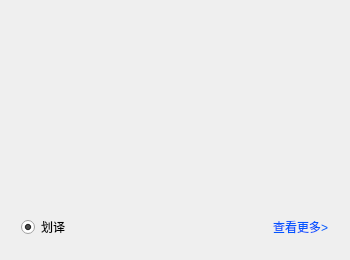
<?xml version="1.0" encoding="UTF-8"?>
<ui version="4.0">
 <class>FloatWindow</class>
 <widget class="QWidget" name="FloatWindow">
  <property name="geometry">
   <rect>
    <x>0</x>
    <y>0</y>
    <width>350</width>
    <height>260</height>
   </rect>
  </property>
  <property name="windowTitle">
   <string>FloatWindow</string>
  </property>
  <property name="styleSheet">
   <string notr="true">QTextBrowser {background-color: transparent; border: 0;} QScrollBar:vertical {background: transparent; width: 6px; margin: 0;} QScrollBar::handle:vertical {background: rgb(224, 224, 224); min-height: 30px; border-radius: 3px;} QScrollBar::sub-line:vertical {height: 0; subcontrol-position: top;} QScrollBar::add-line:vertical {height: 0; subcontrol-position: bottom;} QScrollBar:horizontal {background: transparent; height: 6px; margin: 0;} QScrollBar::handle:horizontal {background: rgb(224, 224, 224); min-width: 30px; border-radius: 3px;} QScrollBar::sub-line:horizontal {width: 0; subcontrol-position: left;} QScrollBar::add-line:horizontal {width: 0; subcontrol-position: right;}</string>
  </property>
  <layout class="QVBoxLayout" name="verticalLayout_2">
   <item>
    <layout class="QVBoxLayout" name="verticalLayout">
     <property name="spacing">
      <number>0</number>
     </property>
     <property name="leftMargin">
      <number>10</number>
     </property>
     <property name="topMargin">
      <number>10</number>
     </property>
     <property name="rightMargin">
      <number>10</number>
     </property>
     <property name="bottomMargin">
      <number>10</number>
     </property>
     <item>
      <widget class="QTextBrowser" name="textBrowser">
       <property name="maximumSize">
        <size>
         <width>320</width>
         <height>40</height>
        </size>
       </property>
       <property name="lineWrapMode">
        <enum>QTextEdit::NoWrap</enum>
       </property>
      </widget>
     </item>
     <item>
      <widget class="QTextBrowser" name="textBrowser_2">
       <property name="openLinks">
        <bool>false</bool>
       </property>
      </widget>
     </item>
     <item>
      <layout class="QHBoxLayout" name="horizontalLayout">
       <item>
        <widget class="QRadioButton" name="radioButton">
         <property name="text">
          <string>划译</string>
         </property>
         <property name="checked">
          <bool>true</bool>
         </property>
        </widget>
       </item>
       <item>
        <spacer name="horizontalSpacer">
         <property name="orientation">
          <enum>Qt::Horizontal</enum>
         </property>
         <property name="sizeHint" stdset="0">
          <size>
           <width>40</width>
           <height>20</height>
          </size>
         </property>
        </spacer>
       </item>
       <item>
        <widget class="QPushButton" name="pushButton">
         <property name="styleSheet">
          <string notr="true">QPushButton {background-color: transparent; border: 1px solid transparent; color: rgb(0, 85, 255)}</string>
         </property>
         <property name="text">
          <string>查看更多&gt;</string>
         </property>
        </widget>
       </item>
      </layout>
     </item>
    </layout>
   </item>
  </layout>
 </widget>
 <resources/>
 <connections/>
</ui>
